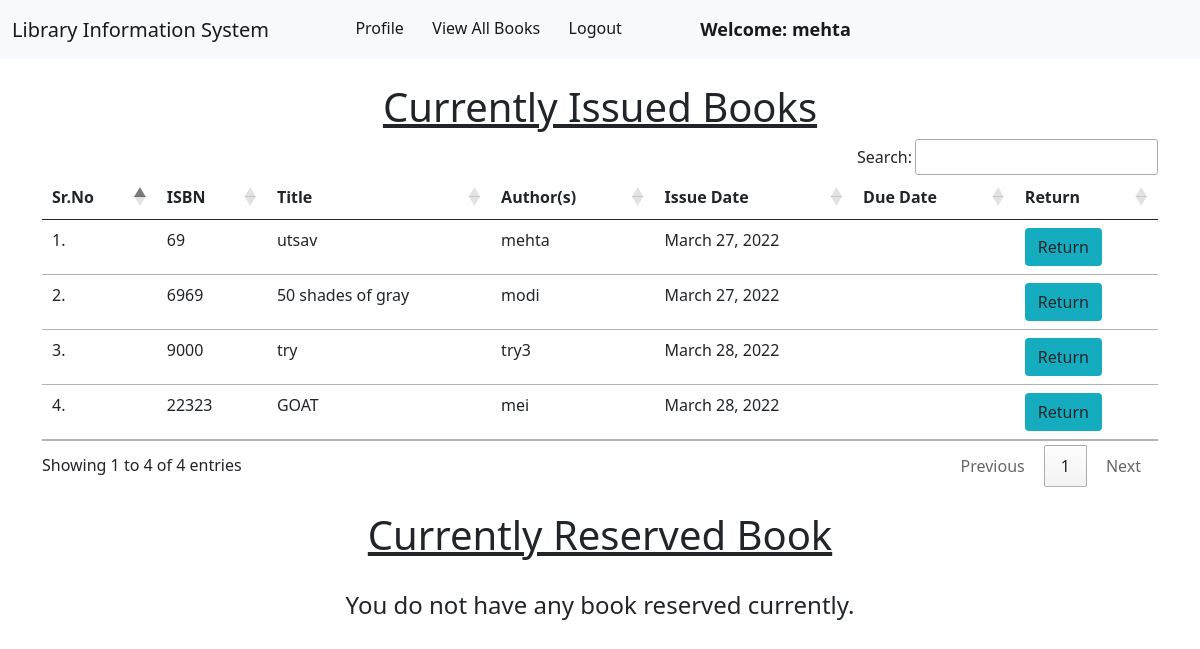
The app's page /member/view_issued_books/ (signed in), older data.
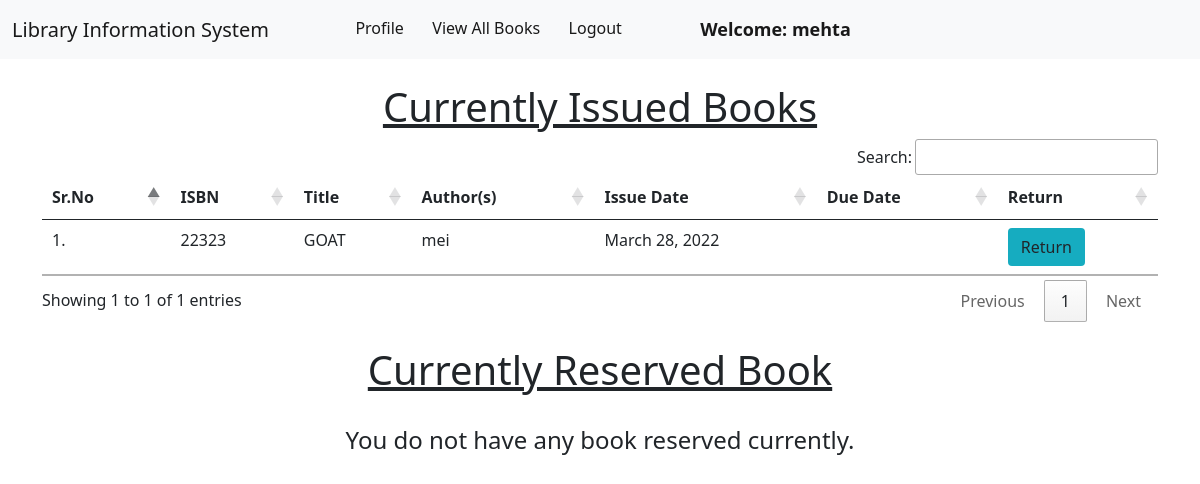
The same page, newer data.
### book/models.py (models this page shows, shortened)
class Book(models.Model):
    title = models.CharField(max_length=200)
    author = models.CharField(max_length=200)
    isbn = models.CharField(max_length= 15)
    rack_number = models.CharField(max_length= 10)
    issue_date = models.DateField(null= True)
    date_added = models.DateField(null=True)
    return_requested = models.BooleanField(default=False)
    issue_member = models.ForeignKey("member.Member", on_delete = models.SET_NULL, null = True)

### member/views.py (the view)
# urls.py: path("view_issued_books/", views.view_current_issues, name="view_current_issues"),
@login_required(login_url = '/member/login')
def view_current_issues(request):
    issued_books = request.user.member.book_set.all()
    reserved_book = request.user.member.reserved_book
    reserve_time = request.user.member.reserve_datetime
    try:
        active_member = reserved_book.member_set.all().order_by('reserve_datetime').first()
    except(Exception):
        active_member = None
    if (active_member and active_member.user.username == request.user.username):
        reservation_status = "Active"
    else:
        reservation_status ="Pending"
    return render(request, "member/view_issued_books.html", {'issued_books':issued_books, 'reserved_book': reserved_book, 'reserve_time': reserve_time, 'reservation_status': reservation_status})

### member/templates/member/view_issued_books.html (shortened to what this page needs)
{% extends 'member/member_navbar.html' %}
{% load static %}
{% block body %}
{% if issued_books|length > 0 %}
    <div class="container mt-4">
        <h1 class="text-center"><u>Currently Issued Books</u></h1>
        <table class="table table-hover" id="example">
            <thead>
                <tr>
                    <th>Sr.No</th>
                    <th>ISBN</th>
                    <th>Title</th>
                    <th>Author(s)</th>
                    <th>Issue Date</th>
                    <th>Due Date</th>
                    <th>Return</th>
                </tr>
            </thead>
            <tbody>
                {% for book in issued_books %}
                <tr>
                    <td>{{forloop.counter}}.</td>
                    <td>{{book.isbn}}</td>
                    <td>{{book.title}}</td>
                    <td>{{book.author}}</td>
                    <td>{{book.issue_date}}</td>
                    <td>{{book.due_date}}</td>
                    <td><a href="/member/return_book/{{book.id}}/" class="btn btn-return" onclick="return confirm('Are you sure you want to Return this book?')">Return</a></td>
                </tr>
                {% endfor %}
            </tbody>
        </table>
    </div>
{% else %}
    <div class="container mt-4">
        <h1 class="text-center"><u>Currently Issued Books</u></h1>
        <br>
        <h4 class="text-center">You do not have any books issued currently.</h4>
    </div>
{% endif%}
{% if reserved_book != None %}
    <div class="container mt-4">
        <h1 class="text-center"><u>Currently Reserved Book</u></h1>
        <table class="table table-hover" id="example">
            <thead>
                <tr>
                    <th>Sr.No</th>
                    <th>ISBN</th>
                    <th>Title</th>
                    <th>Author(s)</th>
                    <th>Reserve Date and Time</th>
                    <th>Reservation Status</th>
                    <th>Cancel Reservation</th>
                </tr>
            </thead>
            <tbody>
                <tr>
                    <td>{{1}}.</td>
                    <td>{{reserved_book.isbn}}</td>
                    <td>{{reserved_book.title}}</td>
                    <td>{{reserved_book.author}}</td>
                    <td>{{reserve_time}}</td>
                    <td>{{reservation_status}}</td>
                    <td><a href="/member/" class="btn btn-cancel" onclick="return confirm('Are you sure you want to Cancel the reservation of this book?')">Cancel</a></td>
                </tr>
            </tbody>
        </table>
    </div>
{% else %}
    <div class="container mt-4">
        <h1 class="text-center"><u>Currently Reserved Book</u></h1>
        <br>
        <h4 class="text-center">You do not have any book reserved currently.</h4>
    </div>
{% endif %}
{% endblock %}

Row changes from the older to the newer data that the page shows:
no longer on this page (row edited): Book: isbn "69", title "utsav", author "mehta", issue_date "March 27, 2022"
no longer on this page (row edited): Book: isbn "6969", title "50 shades of gray", author "modi", issue_date "March 27, 2022"
no longer on this page (row edited): Book: isbn "9000", title "try", author "try3", issue_date "March 28, 2022"
Text that changed along with them:
text written by a page script: "Search: Showing 1 to 4 of 4 entries Previous 1 Next" → "Search: Showing 1 to 1 of 1 entries Previous 1 Next"
